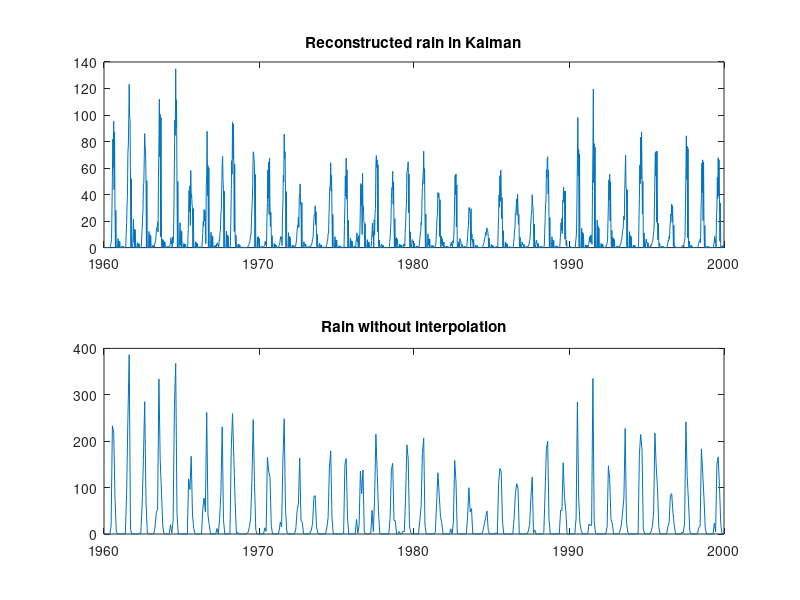
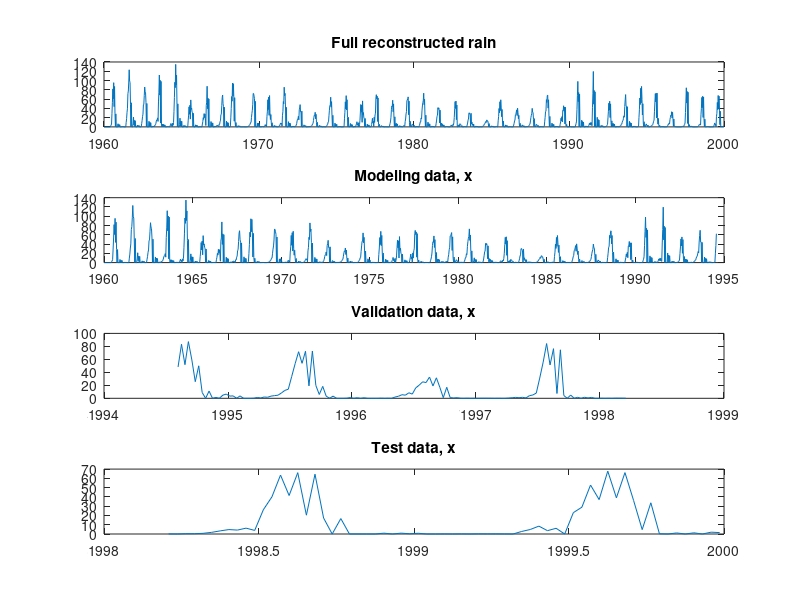

Source code (MATLAB) for these figures, in order: (Note: this script raises an error after producing the figures.)
%
% Time series analysis
% Assignment 
%
%

clear; 
close all;
% addpath('functions', '/data')         % Add this line to update the path
addpath('../functions', '../data')      % Add this line to update the path (Hanna)

%% 3. Modeling and validation for El-Geneina

load proj23.mat

% Split the data
n = length(ElGeneina.nvdi);

model = ElGeneina.nvdi(1:453,1);         % 70% for modelling
m_t = ElGeneina.nvdi_t(1:453,1);

valid = ElGeneina.nvdi(454:584,1);       % 20% for validation
v_t = ElGeneina.nvdi_t(454:584,1);

test = ElGeneina.nvdi(584:end,1);        % 10% for test
t_t = ElGeneina.nvdi_t(584:end,1); 

max_data = 255;
min_data = 0;

m = 2*(model-min_data)/(max_data - min_data)-1;
v = 2*(valid-min_data)/(max_data - min_data)-1;
t = 2*(test-min_data)/(max_data - min_data)-1;

% Transformation of data 

m_log = log(m);
v_log = log(v);
t_log = log(t);

plot(m_t, model);

%% Bringing in the input data


%% Fitting a model to current input 
clc
close all

load rain_kalman.mat

figure(1)
subplot(2,1,1)
plot(ElGeneina.rain_t, rain_kalman) %Checking that we have the right data
title('Reconstructed rain in Kalman')
subplot(2,1,2)
plot(ElGeneina.rain_org_t, ElGeneina.rain_org) 
title('Rain without interpolation')

rain_t = ElGeneina.rain_t;
x = rain_kalman; %Remember that this is NOT transformed, AND in the wrong time interval. 
xm_t = rain_t(1:1245); %Manual look-up to avoid getting mismatching dates



% The time for model x will be longer than modeling y, as we have rain data from long before we have NVDI data. 
% Validation and test data should cover same time periods for both.
xm = x(1:length(xm_t));

%Does rain REALLY matter 20 years in advance? We make it shorter for easier
%modelling
xm_short = x(500:length(xm_t));
xm_t_short = rain_t(500:1245);

xv = x(length(xm)+1:length(xm)+length(v_log));

xt = x(length(xm)+length(xv):end);

figure(2)
subplot(4,1,1)
plot(ElGeneina.rain_t, rain_kalman)
title('Full reconstructed rain')
subplot(4,1,2)
plot(xm_t, xm)
title('Modeling data, x')
subplot(4,1,3)
plot(v_t, xv)
title('Validation data, x')
subplot(4,1,4)
plot(t_t, xt)
title('Test data, x') %Seems correct

%% Box-Jenkins: Here we go
clc
close all

% We wish to model yt = B(z)z^-d / A2(z) * xt + C1(z) / A1(z) * et

% First, attempt to find transfer function H(z) = B(z) z^-d / A2(z) 
% from xt to yt
% We know xt is not white, thus we need to perform pre-whitening
% Form an ARMA model of the input A3(z) xt = C3(z) wt
% We have in A explained xt as an AR with a1 = 0.2491. We need to make x
% more Gaussian in order to fit an ARMA. 

xm_log = log(xm+1);
xm_short_log = log(xm_short+1);
basicPlot(xm_short_log, 50, 'X model data')
checkIfNormal(xm_short_log,'X model data');

%% Pre-whitening step: Fitting an ARMA to X
% Note that our y is m_log, and our x is xm_log
y = m_log;
x = xm_short_log;


A3 = [1 0 0];
C3 = [1 zeros(1,35) -1];
%C3 = 1;
model_init = idpoly(A3 ,[], C3);
%model_init.Structure.a.Free = [0 1 1];
model_init.Structure.c.Free = [0 zeros(1,35) 1];
pw = pem(x, model_init);

res = resid(pw, x);
basicPlot(res.y,50,'Residuals')
present(pw);

whitenessTest(res.y);
checkIfNormal(res.y,'Residuals for ARMA, prewhitening');
% plotNTdist(res.y);

% Replace xt with wt and pre-whiten y to form eps = H(z)wt + vt

eps_t = myFilter(pw.a, pw.c, y);
w_t = myFilter(pw.c, pw.a, x);

%% Compute CCF for eps_t = H(z) * w_t + v_t
close all;
M=40;
stem(-M:M,crosscorr(w_t ,eps_t,M)); 
title('Cross correlation function'), xlabel('Lag')
hold on
plot(-M:M, 2/sqrt(n)*ones(1,2*M+1), 'r--') 
plot(-M:M, -2/sqrt(n)*ones(1,2*M+1),'r--') 
hold off

% r (A2 order): ringing suggests r = 2 
% d (delay for B): could be 7
% s (order for B after delay): s+d = time of decay, s+d = 12, --> s = 5 

%% Testing the found model orders

A2 = [1 0 0]; 
B = [zeros(1,7) 1 zeros(1,5)];
Mi = idpoly ([1] ,[B] ,[] ,[] ,[A2]);
z = iddata(y,x(1:length(y)));    % fattar att första är data och andra är input 
Mba2 = pem(z,Mi); present(Mba2)
etilde = resid (Mba2, z );

%% Check etilde 
close all;
clc; 

%etilde and x should be uncorrelated --> Looks good, not sign diff from 0
M=40;
stem(-M:M,crosscorr(etilde.y ,x ,M)); 
title('Cross correlation function'), xlabel('Lag')
hold on
plot(-M:M, 2/sqrt(n)*ones(1,2*M+1), 'r--') 
plot(-M:M, -2/sqrt(n)*ones(1,2*M+1),'r--') 
hold off

%% Is etilde white? 
% No, but we have now only modelled half of the BJ model, as y depends on
% something with x AND the error term.   
close all;
clc; 

basicPlot(etilde.y,m,'etilde');
whitenessTest(etilde.y);
figure()

%% 